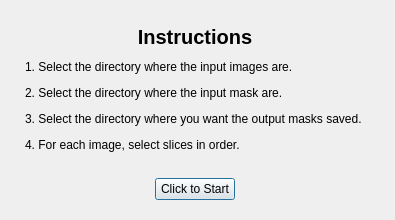
<?xml version="1.0" encoding="UTF-8"?>
<ui version="4.0">
 <class>DialogWelcome</class>
 <widget class="QDialog" name="DialogWelcome">
  <property name="geometry">
   <rect>
    <x>0</x>
    <y>0</y>
    <width>568</width>
    <height>254</height>
   </rect>
  </property>
  <property name="windowTitle">
   <string>Retrospective Photo Registration</string>
  </property>
  <layout class="QVBoxLayout" name="verticalLayout">
   <property name="sizeConstraint">
    <enum>QLayout::SetFixedSize</enum>
   </property>
   <property name="leftMargin">
    <number>25</number>
   </property>
   <property name="topMargin">
    <number>25</number>
   </property>
   <property name="rightMargin">
    <number>30</number>
   </property>
   <property name="bottomMargin">
    <number>20</number>
   </property>
   <item>
    <widget class="QLabel" name="label">
     <property name="font">
      <font>
       <pointsize>15</pointsize>
       <bold>true</bold>
      </font>
     </property>
     <property name="text">
      <string>Instructions</string>
     </property>
     <property name="alignment">
      <set>Qt::AlignCenter</set>
     </property>
    </widget>
   </item>
   <item>
    <spacer name="verticalSpacer_2">
     <property name="orientation">
      <enum>Qt::Vertical</enum>
     </property>
     <property name="sizeType">
      <enum>QSizePolicy::Fixed</enum>
     </property>
     <property name="sizeHint" stdset="0">
      <size>
       <width>20</width>
       <height>5</height>
      </size>
     </property>
    </spacer>
   </item>
   <item>
    <widget class="QLabel" name="label_2">
     <property name="text">
      <string>&lt;p&gt;1. Select the directory where the input images are. &lt;/p&gt;&lt;p&gt;2. Select the directory where the input mask are. &lt;/p&gt;&lt;p&gt;3. Select the directory where you want the output masks saved. &lt;/p&gt;&lt;p&gt;4. For each image, select slices in order.&lt;/p&gt;</string>
     </property>
    </widget>
   </item>
   <item>
    <spacer name="verticalSpacer">
     <property name="orientation">
      <enum>Qt::Vertical</enum>
     </property>
     <property name="sizeType">
      <enum>QSizePolicy::Fixed</enum>
     </property>
     <property name="sizeHint" stdset="0">
      <size>
       <width>20</width>
       <height>20</height>
      </size>
     </property>
    </spacer>
   </item>
   <item>
    <layout class="QHBoxLayout" name="horizontalLayout">
     <item>
      <spacer name="horizontalSpacer">
       <property name="orientation">
        <enum>Qt::Horizontal</enum>
       </property>
       <property name="sizeHint" stdset="0">
        <size>
         <width>40</width>
         <height>20</height>
        </size>
       </property>
      </spacer>
     </item>
     <item>
      <widget class="QPushButton" name="pushButton">
       <property name="text">
        <string>Click to Start</string>
       </property>
      </widget>
     </item>
     <item>
      <spacer name="horizontalSpacer_2">
       <property name="orientation">
        <enum>Qt::Horizontal</enum>
       </property>
       <property name="sizeHint" stdset="0">
        <size>
         <width>40</width>
         <height>20</height>
        </size>
       </property>
      </spacer>
     </item>
    </layout>
   </item>
  </layout>
 </widget>
 <resources/>
 <connections>
  <connection>
   <sender>pushButton</sender>
   <signal>clicked()</signal>
   <receiver>DialogWelcome</receiver>
   <slot>accept()</slot>
   <hints>
    <hint type="sourcelabel">
     <x>335</x>
     <y>223</y>
    </hint>
    <hint type="destinationlabel">
     <x>275</x>
     <y>238</y>
    </hint>
   </hints>
  </connection>
 </connections>
</ui>
